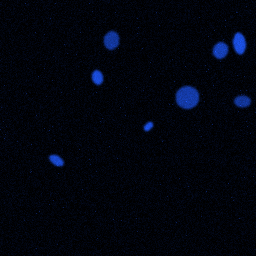
#> input picture data/nuclei_dataset/test/images/test_000.png, 256 x 256 px, found by its file name; its folder holds only this picture in this run
$ python data_prep.py
#> lines starting #> are read from the running program, lines starting #| are printed output that depends on the picture
### src/config.py

from pathlib import Path

ROOT_DIR = Path(__file__).resolve().parent.parent
DATA_DIR = ROOT_DIR / "data" / "nuclei_dataset"
OUTPUT_DIR = ROOT_DIR / "outputs"
FIGURES_DIR = OUTPUT_DIR / "figures"
JSON_DIR = OUTPUT_DIR / "json_records"
CHECKPOINT_DIR = OUTPUT_DIR / "checkpoints"

for d in (OUTPUT_DIR, FIGURES_DIR, JSON_DIR, CHECKPOINT_DIR):
    d.mkdir(parents=True, exist_ok=True)

SPLITS = ("train", "val", "test")
IMG_SIZE = 256  # images already ship at 256x256, kept explicit for the resize step

# Vision model for Task 1's direct image description. If this errors with
# "unknown model architecture: 'mllama'" that's a known upstream Ollama bug on
# newer Ollama builds; pin Ollama to v0.23.4, or point VLM_MODEL at another
# vision model (qwen2.5vl, qwen3-vl, a ministral vision variant). Nothing else
# in the pipeline hardcodes a model name, so swapping this is enough.
VLM_MODEL = "llama3.2-vision"
# Text-only model for the numbers-only interpretation in Task 2/4 (never sees images).
TEXT_LLM_MODEL = "llama3.2"

RANDOM_SEED = 42

### src/data_prep.py

from pathlib import Path

import matplotlib.pyplot as plt
import numpy as np
from PIL import Image

from . import config


def list_image_ids(split: str) -> list[str]:
    """Return sorted image ids (filename stems) for a split, e.g. 'train_000'."""
    img_dir = config.DATA_DIR / split / "images"
    return sorted(p.stem for p in img_dir.glob("*.png"))


def load_and_preprocess(split: str, image_id: str, size: int = config.IMG_SIZE) -> np.ndarray:
    """Load one RGB PNG, convert to grayscale, resize to size x size. Returns uint8."""
    path = config.DATA_DIR / split / "images" / f"{image_id}.png"
    img = Image.open(path).convert("L")  # grayscale
    if img.size != (size, size):
        img = img.resize((size, size), Image.BILINEAR)
    return np.array(img, dtype=np.uint8)


def preprocess_split(split: str, size: int = config.IMG_SIZE) -> dict[str, np.ndarray]:
    """Preprocess every image in a split, {image_id: grayscale array}."""
    return {img_id: load_and_preprocess(split, img_id, size) for img_id in list_image_ids(split)}


def plot_sample_grid(images: dict[str, np.ndarray], n: int = 9, save_path: Path | None = None,
                      seed: int = config.RANDOM_SEED) -> Path:
    """Save a grid of n randomly sampled images, titled with their ids."""
    rng = np.random.default_rng(seed)
    ids = sorted(images.keys())
    chosen = rng.choice(ids, size=min(n, len(ids)), replace=False)

    n_cols = 3
    n_rows = int(np.ceil(len(chosen) / n_cols))
    fig, axes = plt.subplots(n_rows, n_cols, figsize=(3 * n_cols, 3 * n_rows))
    axes = np.atleast_1d(axes).flatten()
    for ax, img_id in zip(axes, chosen):
        ax.imshow(images[img_id], cmap="gray", vmin=0, vmax=255)
        ax.set_title(img_id, fontsize=9)
        ax.axis("off")
    for ax in axes[len(chosen):]:
        ax.axis("off")
    fig.suptitle("Sample preprocessed images (grayscale, 256x256)")
    fig.tight_layout()

    save_path = save_path or config.FIGURES_DIR / "task1_sample_grid.png"
    fig.savefig(save_path, dpi=150)
    plt.close(fig)
    return save_path


def plot_intensity_histogram(images: dict[str, np.ndarray], save_path: Path | None = None) -> Path:
    """Save a histogram of pixel intensities, pooled across the split."""
    all_pixels = np.concatenate([img.ravel() for img in images.values()])

    fig, ax = plt.subplots(figsize=(6, 4))
    ax.hist(all_pixels, bins=64, range=(0, 255), color="steelblue", edgecolor="none")
    ax.set_xlabel("Pixel intensity (0-255)")
    ax.set_ylabel("Pixel count")
    ax.set_title(f"Intensity histogram, pooled over {len(images)} images")
    fig.tight_layout()

    save_path = save_path or config.FIGURES_DIR / "task1_intensity_histogram.png"
    fig.savefig(save_path, dpi=150)
    plt.close(fig)
    return save_path


def run_eda(split: str = "train") -> dict:
    """Preprocess a split, save the sample grid + intensity histogram, return summary stats."""
    images = preprocess_split(split)
    grid_path = plot_sample_grid(images)
    hist_path = plot_intensity_histogram(images)

    all_pixels = np.concatenate([img.ravel() for img in images.values()])
    summary = {
        "split": split,
        "n_images": len(images),
        "image_shape": next(iter(images.values())).shape,
        "mean_intensity": float(all_pixels.mean()),
        "std_intensity": float(all_pixels.std()),
        "sample_grid_path": str(grid_path),
        "histogram_path": str(hist_path),
    }
    return summary


if __name__ == "__main__":
    summary = run_eda("train")
#> in load_and_preprocess, `img = Image.open(path).convert("L")`:
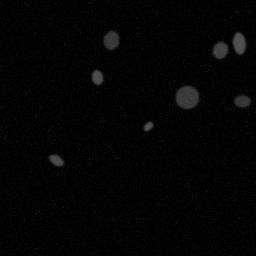
#> img: PIL image 256x256 L; min 0, max 90, mean 4.6
#> in run_eda, `images = preprocess_split(split)`: images = 1 item
#> in plot_sample_grid, `ids = sorted(images.keys())`: ids = ['test_000']
#> in plot_sample_grid, `n_rows = int(np.ceil(len(chosen) / n_cols))`: n_rows = 1
#> the loop in plot_sample_grid, `for ax, img_id in zip(axes, chosen):` made 1 pass
#> the loop in plot_sample_grid, `for ax in axes[len(chosen):]:` made 2 passes
#> in plot_intensity_histogram, `fig.savefig(save_path, dpi=150)`:
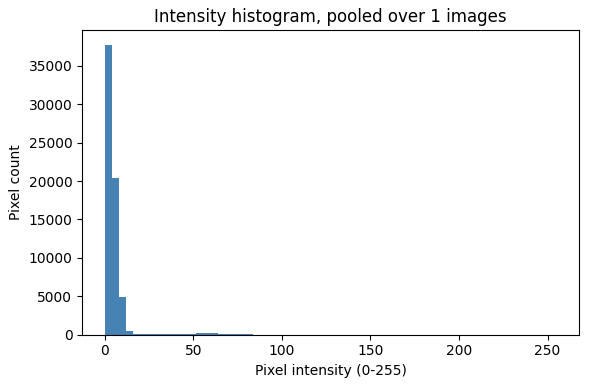
#> figure drawn by matplotlib, 1 panel; tallest bar 37723 high, from x = 0 to 3.98
#> summary = 7 items
    print(summary)
#> (printed output is left out)

$ run again, on data/nuclei_dataset/test/images/test_004.png
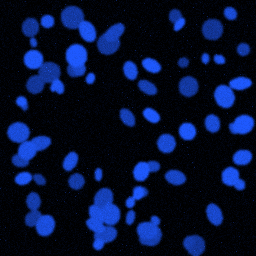
#> input picture data/nuclei_dataset/test/images/test_004.png, 256 x 256 px, found by its file name
#> in load_and_preprocess, `img = Image.open(path).convert("L")`:
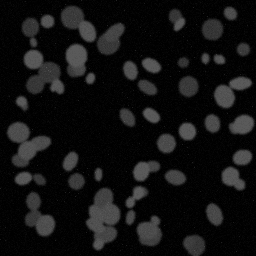
#> img: PIL image 256x256 L; min 0, max 90, mean 17.3
#> images = 1 item
#> ids = ['test_004']
#> n_rows = 1
#> the loop in plot_sample_grid, `for ax, img_id in zip(axes, chosen):` made 1 pass
#> the loop in plot_sample_grid, `for ax in axes[len(chosen):]:` made 2 passes
#> in plot_intensity_histogram, `fig.savefig(save_path, dpi=150)`:
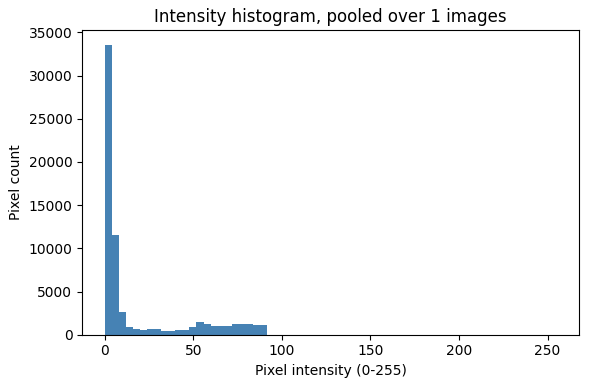
#> figure drawn by matplotlib, 1 panel; tallest bar 33551 high, from x = 0 to 3.98
#> summary = 7 items
#> (printed output is left out)

$ run again, on data/nuclei_dataset/test/images/test_005.png
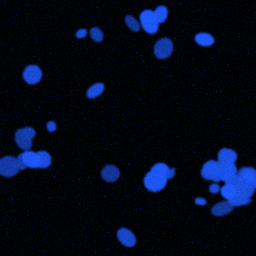
#> input picture data/nuclei_dataset/test/images/test_005.png, 256 x 256 px, found by its file name
#> in load_and_preprocess, `img = Image.open(path).convert("L")`:
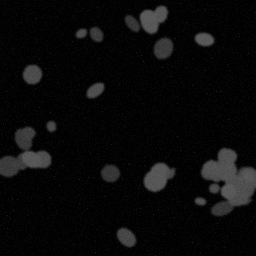
#> img: PIL image 256x256 L; min 0, max 90, mean 9.5
#> images = 1 item
#> ids = ['test_005']
#> n_rows = 1
#> the loop in plot_sample_grid, `for ax, img_id in zip(axes, chosen):` made 1 pass
#> the loop in plot_sample_grid, `for ax in axes[len(chosen):]:` made 2 passes
#> in plot_intensity_histogram, `fig.savefig(save_path, dpi=150)`:
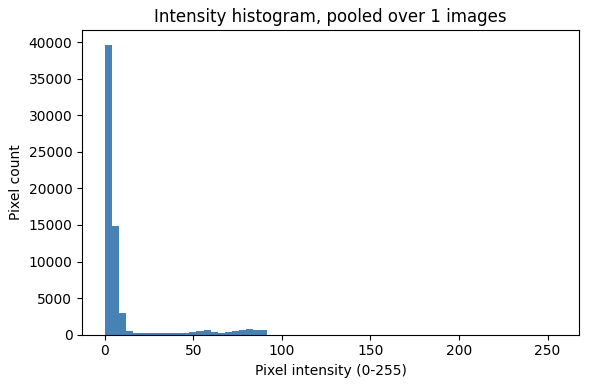
#> figure drawn by matplotlib, 1 panel; tallest bar 39614 high, from x = 0 to 3.98
#> summary = 7 items
#> (printed output is left out)

$ run again, on data/nuclei_dataset/test/images/test_006.png
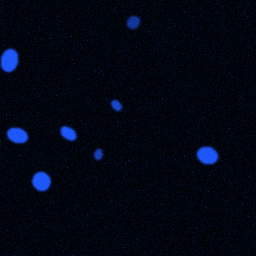
#> input picture data/nuclei_dataset/test/images/test_006.png, 256 x 256 px, found by its file name
#> in load_and_preprocess, `img = Image.open(path).convert("L")`:
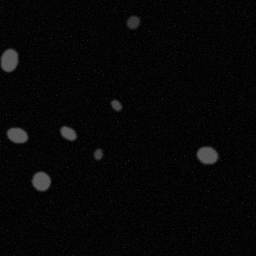
#> img: PIL image 256x256 L; min 0, max 90, mean 6.5
#> images = 1 item
#> ids = ['test_006']
#> n_rows = 1
#> the loop in plot_sample_grid, `for ax, img_id in zip(axes, chosen):` made 1 pass
#> the loop in plot_sample_grid, `for ax in axes[len(chosen):]:` made 2 passes
#> in plot_intensity_histogram, `fig.savefig(save_path, dpi=150)`:
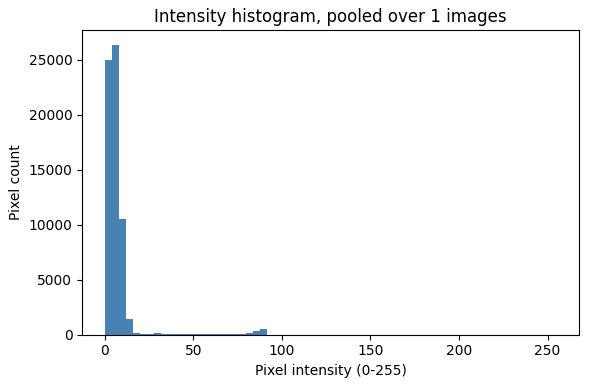
#> figure drawn by matplotlib, 1 panel; tallest bar 26368 high, from x = 3.98 to 7.97
#> summary = 7 items
#> (printed output is left out)

$ run again, on data/nuclei_dataset/test/images/test_001.png
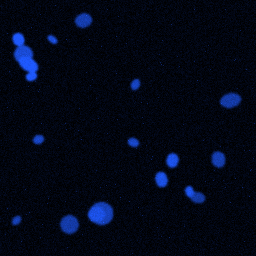
#> input picture data/nuclei_dataset/test/images/test_001.png, 256 x 256 px, found by its file name
#> in load_and_preprocess, `img = Image.open(path).convert("L")`:
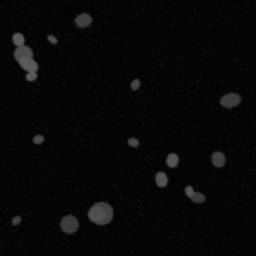
#> img: PIL image 256x256 L; min 0, max 90, mean 7.7
#> images = 1 item
#> ids = ['test_001']
#> n_rows = 1
#> the loop in plot_sample_grid, `for ax, img_id in zip(axes, chosen):` made 1 pass
#> the loop in plot_sample_grid, `for ax in axes[len(chosen):]:` made 2 passes
#> in plot_intensity_histogram, `fig.savefig(save_path, dpi=150)`:
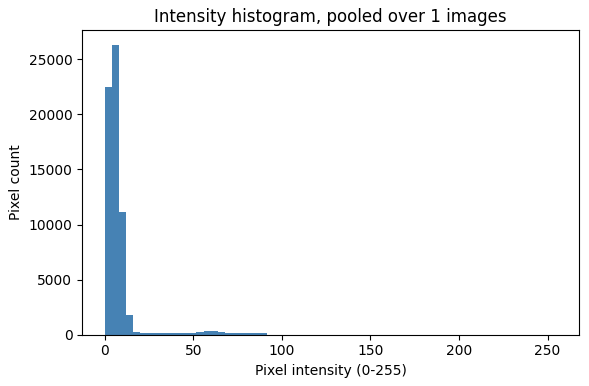
#> figure drawn by matplotlib, 1 panel; tallest bar 26306 high, from x = 3.98 to 7.97
#> summary = 7 items
#> (printed output is left out)
